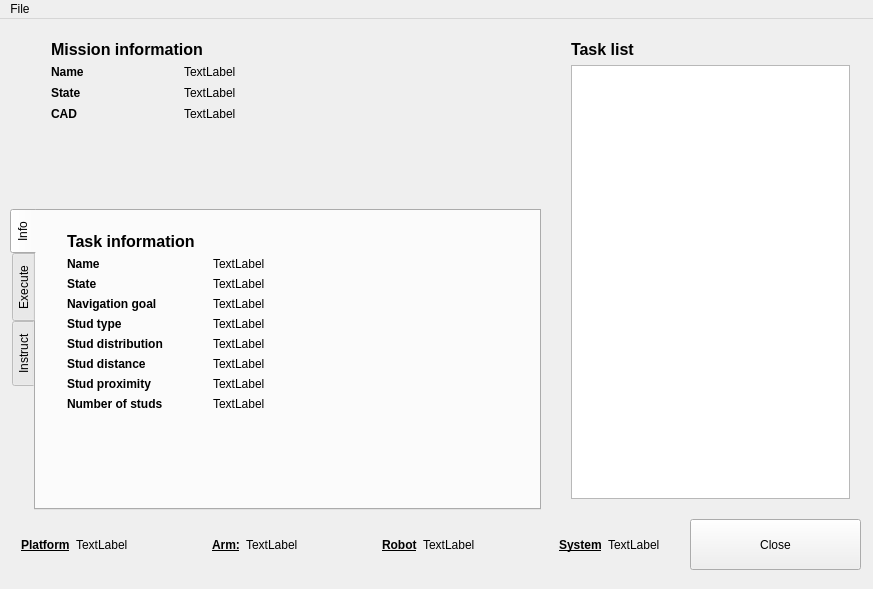
<?xml version="1.0" encoding="UTF-8"?>
<ui version="4.0">
 <class>MainWindow</class>
 <widget class="QMainWindow" name="MainWindow">
  <property name="geometry">
   <rect>
    <x>0</x>
    <y>0</y>
    <width>873</width>
    <height>589</height>
   </rect>
  </property>
  <property name="windowTitle">
   <string>MainWindow</string>
  </property>
  <widget class="QWidget" name="centralWidget">
   <widget class="QPushButton" name="closeButton">
    <property name="geometry">
     <rect>
      <x>690</x>
      <y>500</y>
      <width>171</width>
      <height>51</height>
     </rect>
    </property>
    <property name="text">
     <string>Close</string>
    </property>
   </widget>
   <widget class="QTabWidget" name="tabWidget">
    <property name="geometry">
     <rect>
      <x>10</x>
      <y>190</y>
      <width>531</width>
      <height>301</height>
     </rect>
    </property>
    <property name="tabPosition">
     <enum>QTabWidget::West</enum>
    </property>
    <property name="tabShape">
     <enum>QTabWidget::Rounded</enum>
    </property>
    <property name="currentIndex">
     <number>0</number>
    </property>
    <widget class="QWidget" name="infoTab">
     <attribute name="title">
      <string>Info</string>
     </attribute>
     <widget class="QWidget" name="verticalLayoutWidget_2">
      <property name="geometry">
       <rect>
        <x>20</x>
        <y>10</y>
        <width>461</width>
        <height>271</height>
       </rect>
      </property>
      <layout class="QVBoxLayout" name="verticalLayout_2">
       <item>
        <widget class="QLabel" name="label_2">
         <property name="sizePolicy">
          <sizepolicy hsizetype="Preferred" vsizetype="Fixed">
           <horstretch>0</horstretch>
           <verstretch>0</verstretch>
          </sizepolicy>
         </property>
         <property name="font">
          <font>
           <pointsize>12</pointsize>
           <weight>75</weight>
           <bold>true</bold>
          </font>
         </property>
         <property name="text">
          <string>Task information</string>
         </property>
        </widget>
       </item>
       <item>
        <layout class="QFormLayout" name="task_params_layout">
         <property name="rowWrapPolicy">
          <enum>QFormLayout::DontWrapRows</enum>
         </property>
         <property name="horizontalSpacing">
          <number>50</number>
         </property>
         <item row="0" column="0">
          <widget class="QLabel" name="label_5">
           <property name="font">
            <font>
             <weight>75</weight>
             <bold>true</bold>
            </font>
           </property>
           <property name="text">
            <string>Name</string>
           </property>
          </widget>
         </item>
         <item row="0" column="1">
          <widget class="QLabel" name="task_name_label">
           <property name="text">
            <string>TextLabel</string>
           </property>
          </widget>
         </item>
         <item row="3" column="0">
          <widget class="QLabel" name="label_8">
           <property name="font">
            <font>
             <weight>75</weight>
             <bold>true</bold>
            </font>
           </property>
           <property name="text">
            <string>Stud type</string>
           </property>
          </widget>
         </item>
         <item row="3" column="1">
          <widget class="QLabel" name="stud_type_label">
           <property name="text">
            <string>TextLabel</string>
           </property>
          </widget>
         </item>
         <item row="4" column="0">
          <widget class="QLabel" name="label_7">
           <property name="font">
            <font>
             <weight>75</weight>
             <bold>true</bold>
            </font>
           </property>
           <property name="text">
            <string>Stud distribution</string>
           </property>
          </widget>
         </item>
         <item row="4" column="1">
          <widget class="QLabel" name="stud_distribution_label">
           <property name="text">
            <string>TextLabel</string>
           </property>
          </widget>
         </item>
         <item row="5" column="0">
          <widget class="QLabel" name="label_9">
           <property name="font">
            <font>
             <weight>75</weight>
             <bold>true</bold>
            </font>
           </property>
           <property name="text">
            <string>Stud distance</string>
           </property>
          </widget>
         </item>
         <item row="5" column="1">
          <widget class="QLabel" name="stud_dist_label">
           <property name="text">
            <string>TextLabel</string>
           </property>
          </widget>
         </item>
         <item row="6" column="0">
          <widget class="QLabel" name="label_11">
           <property name="font">
            <font>
             <weight>75</weight>
             <bold>true</bold>
            </font>
           </property>
           <property name="text">
            <string>Stud proximity</string>
           </property>
          </widget>
         </item>
         <item row="6" column="1">
          <widget class="QLabel" name="stud_proximity_label">
           <property name="text">
            <string>TextLabel</string>
           </property>
          </widget>
         </item>
         <item row="7" column="0">
          <widget class="QLabel" name="label_10">
           <property name="font">
            <font>
             <weight>75</weight>
             <bold>true</bold>
            </font>
           </property>
           <property name="text">
            <string>Number of studs</string>
           </property>
          </widget>
         </item>
         <item row="7" column="1">
          <widget class="QLabel" name="number_of_studs_label">
           <property name="text">
            <string>TextLabel</string>
           </property>
          </widget>
         </item>
         <item row="2" column="0">
          <widget class="QLabel" name="label_12">
           <property name="font">
            <font>
             <weight>75</weight>
             <bold>true</bold>
            </font>
           </property>
           <property name="text">
            <string>Navigation goal</string>
           </property>
          </widget>
         </item>
         <item row="2" column="1">
          <widget class="QLabel" name="nav_goal_label">
           <property name="text">
            <string>TextLabel</string>
           </property>
          </widget>
         </item>
         <item row="1" column="0">
          <widget class="QLabel" name="label_14">
           <property name="font">
            <font>
             <weight>75</weight>
             <bold>true</bold>
            </font>
           </property>
           <property name="text">
            <string>State</string>
           </property>
          </widget>
         </item>
         <item row="1" column="1">
          <widget class="QLabel" name="task_state">
           <property name="text">
            <string>TextLabel</string>
           </property>
          </widget>
         </item>
        </layout>
       </item>
      </layout>
     </widget>
    </widget>
    <widget class="QWidget" name="execTab">
     <attribute name="title">
      <string>Execute</string>
     </attribute>
     <widget class="QWidget" name="verticalLayoutWidget_3">
      <property name="geometry">
       <rect>
        <x>20</x>
        <y>130</y>
        <width>131</width>
        <height>161</height>
       </rect>
      </property>
      <layout class="QVBoxLayout" name="verticalLayout_3">
       <item>
        <widget class="QPushButton" name="execStartButton">
         <property name="sizePolicy">
          <sizepolicy hsizetype="Minimum" vsizetype="Fixed">
           <horstretch>0</horstretch>
           <verstretch>0</verstretch>
          </sizepolicy>
         </property>
         <property name="minimumSize">
          <size>
           <width>100</width>
           <height>40</height>
          </size>
         </property>
         <property name="font">
          <font>
           <pointsize>9</pointsize>
          </font>
         </property>
         <property name="text">
          <string>Start</string>
         </property>
        </widget>
       </item>
       <item>
        <widget class="QPushButton" name="execPauseButton">
         <property name="minimumSize">
          <size>
           <width>0</width>
           <height>40</height>
          </size>
         </property>
         <property name="text">
          <string>Pause</string>
         </property>
        </widget>
       </item>
       <item>
        <widget class="QPushButton" name="execStopButton">
         <property name="minimumSize">
          <size>
           <width>0</width>
           <height>40</height>
          </size>
         </property>
         <property name="text">
          <string>Stop</string>
         </property>
        </widget>
       </item>
      </layout>
     </widget>
     <widget class="QWidget" name="verticalLayoutWidget_4">
      <property name="geometry">
       <rect>
        <x>330</x>
        <y>130</y>
        <width>131</width>
        <height>161</height>
       </rect>
      </property>
      <layout class="QVBoxLayout" name="verticalLayout_4">
       <item>
        <widget class="QPushButton" name="execRetryButton">
         <property name="minimumSize">
          <size>
           <width>0</width>
           <height>40</height>
          </size>
         </property>
         <property name="text">
          <string>Retry</string>
         </property>
        </widget>
       </item>
       <item>
        <widget class="QPushButton" name="execSkipTaskButton">
         <property name="minimumSize">
          <size>
           <width>0</width>
           <height>40</height>
          </size>
         </property>
         <property name="text">
          <string>Skip task</string>
         </property>
        </widget>
       </item>
       <item>
        <widget class="QPushButton" name="execSkipStudButton">
         <property name="minimumSize">
          <size>
           <width>0</width>
           <height>40</height>
          </size>
         </property>
         <property name="text">
          <string>Skip stud</string>
         </property>
        </widget>
       </item>
      </layout>
     </widget>
     <widget class="QWidget" name="formLayoutWidget">
      <property name="geometry">
       <rect>
        <x>10</x>
        <y>10</y>
        <width>471</width>
        <height>80</height>
       </rect>
      </property>
      <layout class="QFormLayout" name="formLayout_2">
       <property name="horizontalSpacing">
        <number>25</number>
       </property>
       <item row="0" column="0">
        <widget class="QLabel" name="label_15">
         <property name="font">
          <font>
           <weight>75</weight>
           <bold>true</bold>
          </font>
         </property>
         <property name="text">
          <string>Status</string>
         </property>
        </widget>
       </item>
       <item row="0" column="1">
        <widget class="QLabel" name="exec_status_label">
         <property name="text">
          <string>TextLabel</string>
         </property>
        </widget>
       </item>
       <item row="1" column="0">
        <widget class="QLabel" name="label_17">
         <property name="font">
          <font>
           <weight>75</weight>
           <bold>true</bold>
          </font>
         </property>
         <property name="text">
          <string>Description</string>
         </property>
        </widget>
       </item>
       <item row="1" column="1">
        <widget class="QLabel" name="exec_descrp_label">
         <property name="text">
          <string>TextLabel</string>
         </property>
        </widget>
       </item>
      </layout>
     </widget>
    </widget>
    <widget class="QWidget" name="instrTab">
     <attribute name="title">
      <string>Instruct</string>
     </attribute>
     <widget class="QWidget" name="formLayoutWidget_6">
      <property name="geometry">
       <rect>
        <x>10</x>
        <y>10</y>
        <width>471</width>
        <height>80</height>
       </rect>
      </property>
      <layout class="QFormLayout" name="formLayout_8">
       <property name="horizontalSpacing">
        <number>25</number>
       </property>
       <item row="0" column="0">
        <widget class="QLabel" name="label_16">
         <property name="font">
          <font>
           <weight>75</weight>
           <bold>true</bold>
          </font>
         </property>
         <property name="text">
          <string>Status</string>
         </property>
        </widget>
       </item>
       <item row="0" column="1">
        <widget class="QLabel" name="instr_status_label">
         <property name="text">
          <string>TextLabel</string>
         </property>
        </widget>
       </item>
       <item row="1" column="0">
        <widget class="QLabel" name="label_19">
         <property name="font">
          <font>
           <weight>75</weight>
           <bold>true</bold>
          </font>
         </property>
         <property name="text">
          <string>Description</string>
         </property>
        </widget>
       </item>
       <item row="1" column="1">
        <widget class="QLabel" name="instr_descrp_label">
         <property name="text">
          <string>TextLabel</string>
         </property>
        </widget>
       </item>
      </layout>
     </widget>
     <widget class="QWidget" name="verticalLayoutWidget_5">
      <property name="geometry">
       <rect>
        <x>20</x>
        <y>130</y>
        <width>131</width>
        <height>161</height>
       </rect>
      </property>
      <layout class="QVBoxLayout" name="verticalLayout_5">
       <item>
        <widget class="QPushButton" name="instrStartButton">
         <property name="sizePolicy">
          <sizepolicy hsizetype="Minimum" vsizetype="Fixed">
           <horstretch>0</horstretch>
           <verstretch>0</verstretch>
          </sizepolicy>
         </property>
         <property name="minimumSize">
          <size>
           <width>100</width>
           <height>40</height>
          </size>
         </property>
         <property name="font">
          <font>
           <pointsize>9</pointsize>
          </font>
         </property>
         <property name="text">
          <string>Start</string>
         </property>
        </widget>
       </item>
       <item>
        <widget class="QPushButton" name="instrPauseButton">
         <property name="minimumSize">
          <size>
           <width>0</width>
           <height>40</height>
          </size>
         </property>
         <property name="text">
          <string>Pause</string>
         </property>
        </widget>
       </item>
       <item>
        <widget class="QPushButton" name="instrStopButton">
         <property name="minimumSize">
          <size>
           <width>0</width>
           <height>40</height>
          </size>
         </property>
         <property name="text">
          <string>Stop</string>
         </property>
        </widget>
       </item>
      </layout>
     </widget>
     <widget class="QWidget" name="verticalLayoutWidget_7">
      <property name="geometry">
       <rect>
        <x>160</x>
        <y>160</y>
        <width>131</width>
        <height>101</height>
       </rect>
      </property>
      <layout class="QVBoxLayout" name="verticalLayout_7">
       <item>
        <widget class="QPushButton" name="instrRetryButton">
         <property name="minimumSize">
          <size>
           <width>0</width>
           <height>40</height>
          </size>
         </property>
         <property name="text">
          <string>Retry</string>
         </property>
        </widget>
       </item>
       <item>
        <widget class="QPushButton" name="instrSkipTaskButton">
         <property name="minimumSize">
          <size>
           <width>0</width>
           <height>40</height>
          </size>
         </property>
         <property name="text">
          <string>Skip task</string>
         </property>
        </widget>
       </item>
      </layout>
     </widget>
    </widget>
   </widget>
   <widget class="QWidget" name="verticalLayoutWidget_6">
    <property name="geometry">
     <rect>
      <x>40</x>
      <y>10</y>
      <width>501</width>
      <height>103</height>
     </rect>
    </property>
    <layout class="QVBoxLayout" name="verticalLayout_6">
     <item>
      <widget class="QLabel" name="label_3">
       <property name="sizePolicy">
        <sizepolicy hsizetype="Preferred" vsizetype="Fixed">
         <horstretch>0</horstretch>
         <verstretch>0</verstretch>
        </sizepolicy>
       </property>
       <property name="font">
        <font>
         <pointsize>12</pointsize>
         <weight>75</weight>
         <bold>true</bold>
        </font>
       </property>
       <property name="text">
        <string>Mission information</string>
       </property>
      </widget>
     </item>
     <item>
      <layout class="QFormLayout" name="formLayout">
       <property name="fieldGrowthPolicy">
        <enum>QFormLayout::AllNonFixedFieldsGrow</enum>
       </property>
       <property name="horizontalSpacing">
        <number>100</number>
       </property>
       <property name="verticalSpacing">
        <number>7</number>
       </property>
       <item row="0" column="0">
        <widget class="QLabel" name="label_4">
         <property name="font">
          <font>
           <weight>75</weight>
           <bold>true</bold>
          </font>
         </property>
         <property name="text">
          <string>Name</string>
         </property>
        </widget>
       </item>
       <item row="0" column="1">
        <widget class="QLabel" name="mission_name">
         <property name="text">
          <string>TextLabel</string>
         </property>
        </widget>
       </item>
       <item row="1" column="0">
        <widget class="QLabel" name="label_13">
         <property name="font">
          <font>
           <weight>75</weight>
           <bold>true</bold>
          </font>
         </property>
         <property name="text">
          <string>State</string>
         </property>
        </widget>
       </item>
       <item row="1" column="1">
        <widget class="QLabel" name="mission_state">
         <property name="text">
          <string>TextLabel</string>
         </property>
        </widget>
       </item>
       <item row="2" column="0">
        <widget class="QLabel" name="label_6">
         <property name="font">
          <font>
           <weight>75</weight>
           <bold>true</bold>
           <underline>false</underline>
          </font>
         </property>
         <property name="text">
          <string>CAD</string>
         </property>
        </widget>
       </item>
       <item row="2" column="1">
        <widget class="QLabel" name="cad_ref">
         <property name="text">
          <string>TextLabel</string>
         </property>
        </widget>
       </item>
      </layout>
     </item>
    </layout>
   </widget>
   <widget class="QWidget" name="verticalLayoutWidget">
    <property name="geometry">
     <rect>
      <x>560</x>
      <y>10</y>
      <width>301</width>
      <height>481</height>
     </rect>
    </property>
    <layout class="QVBoxLayout" name="verticalLayout">
     <item>
      <widget class="QLabel" name="label">
       <property name="font">
        <font>
         <pointsize>12</pointsize>
         <weight>75</weight>
         <bold>true</bold>
        </font>
       </property>
       <property name="text">
        <string>Task list </string>
       </property>
      </widget>
     </item>
     <item>
      <widget class="QListView" name="taskList"/>
     </item>
    </layout>
   </widget>
   <widget class="QWidget" name="horizontalLayoutWidget">
    <property name="geometry">
     <rect>
      <x>10</x>
      <y>500</y>
      <width>661</width>
      <height>51</height>
     </rect>
    </property>
    <layout class="QHBoxLayout" name="horizontalLayout">
     <item>
      <layout class="QFormLayout" name="formLayout_4">
       <property name="fieldGrowthPolicy">
        <enum>QFormLayout::AllNonFixedFieldsGrow</enum>
       </property>
       <property name="formAlignment">
        <set>Qt::AlignLeading|Qt::AlignLeft|Qt::AlignVCenter</set>
       </property>
       <item row="0" column="0">
        <widget class="QLabel" name="label_18">
         <property name="font">
          <font>
           <weight>75</weight>
           <bold>true</bold>
           <underline>true</underline>
          </font>
         </property>
         <property name="text">
          <string>Platform</string>
         </property>
        </widget>
       </item>
       <item row="0" column="1">
        <widget class="QLabel" name="platform_state_label">
         <property name="text">
          <string>TextLabel</string>
         </property>
        </widget>
       </item>
      </layout>
     </item>
     <item>
      <spacer name="horizontalSpacer">
       <property name="orientation">
        <enum>Qt::Horizontal</enum>
       </property>
       <property name="sizeHint" stdset="0">
        <size>
         <width>40</width>
         <height>20</height>
        </size>
       </property>
      </spacer>
     </item>
     <item>
      <layout class="QFormLayout" name="formLayout_5">
       <property name="fieldGrowthPolicy">
        <enum>QFormLayout::AllNonFixedFieldsGrow</enum>
       </property>
       <property name="formAlignment">
        <set>Qt::AlignLeading|Qt::AlignLeft|Qt::AlignVCenter</set>
       </property>
       <item row="0" column="0">
        <widget class="QLabel" name="label_20">
         <property name="font">
          <font>
           <weight>75</weight>
           <bold>true</bold>
           <underline>true</underline>
          </font>
         </property>
         <property name="text">
          <string>Arm:</string>
         </property>
        </widget>
       </item>
       <item row="0" column="1">
        <widget class="QLabel" name="arm_state_label">
         <property name="text">
          <string>TextLabel</string>
         </property>
        </widget>
       </item>
      </layout>
     </item>
     <item>
      <spacer name="horizontalSpacer_2">
       <property name="orientation">
        <enum>Qt::Horizontal</enum>
       </property>
       <property name="sizeHint" stdset="0">
        <size>
         <width>40</width>
         <height>20</height>
        </size>
       </property>
      </spacer>
     </item>
     <item>
      <layout class="QFormLayout" name="formLayout_6">
       <property name="fieldGrowthPolicy">
        <enum>QFormLayout::AllNonFixedFieldsGrow</enum>
       </property>
       <property name="formAlignment">
        <set>Qt::AlignLeading|Qt::AlignLeft|Qt::AlignVCenter</set>
       </property>
       <item row="0" column="0">
        <widget class="QLabel" name="label_22">
         <property name="font">
          <font>
           <weight>75</weight>
           <bold>true</bold>
           <underline>true</underline>
          </font>
         </property>
         <property name="text">
          <string>Robot</string>
         </property>
        </widget>
       </item>
       <item row="0" column="1">
        <widget class="QLabel" name="robot_state_label">
         <property name="text">
          <string>TextLabel</string>
         </property>
        </widget>
       </item>
      </layout>
     </item>
     <item>
      <spacer name="horizontalSpacer_3">
       <property name="orientation">
        <enum>Qt::Horizontal</enum>
       </property>
       <property name="sizeHint" stdset="0">
        <size>
         <width>40</width>
         <height>20</height>
        </size>
       </property>
      </spacer>
     </item>
     <item>
      <layout class="QFormLayout" name="formLayout_7">
       <property name="fieldGrowthPolicy">
        <enum>QFormLayout::AllNonFixedFieldsGrow</enum>
       </property>
       <property name="formAlignment">
        <set>Qt::AlignLeading|Qt::AlignLeft|Qt::AlignVCenter</set>
       </property>
       <item row="0" column="0">
        <widget class="QLabel" name="label_24">
         <property name="font">
          <font>
           <weight>75</weight>
           <bold>true</bold>
           <underline>true</underline>
          </font>
         </property>
         <property name="text">
          <string>System</string>
         </property>
        </widget>
       </item>
       <item row="0" column="1">
        <widget class="QLabel" name="system_state_label">
         <property name="text">
          <string>TextLabel</string>
         </property>
        </widget>
       </item>
      </layout>
     </item>
    </layout>
   </widget>
   <zorder>closeButton</zorder>
   <zorder>tabWidget</zorder>
   <zorder>verticalLayoutWidget_6</zorder>
   <zorder>verticalLayoutWidget</zorder>
   <zorder>horizontalLayoutWidget</zorder>
   <zorder>platform_state_label</zorder>
  </widget>
  <widget class="QMenuBar" name="menuBar">
   <property name="enabled">
    <bool>true</bool>
   </property>
   <property name="geometry">
    <rect>
     <x>0</x>
     <y>0</y>
     <width>873</width>
     <height>23</height>
    </rect>
   </property>
   <widget class="QMenu" name="menuFile">
    <property name="title">
     <string>File</string>
    </property>
    <addaction name="separator"/>
    <addaction name="actionNew"/>
    <addaction name="actionLoad"/>
    <addaction name="actionSave"/>
    <addaction name="actionSave_As"/>
    <addaction name="separator"/>
    <addaction name="actionClose"/>
   </widget>
   <addaction name="menuFile"/>
  </widget>
  <action name="actionClose">
   <property name="text">
    <string>Close</string>
   </property>
   <property name="toolTip">
    <string extracomment="Closes the Device Handler">Close</string>
   </property>
   <property name="whatsThis">
    <string>Close</string>
   </property>
   <property name="autoRepeat">
    <bool>true</bool>
   </property>
  </action>
  <action name="actionNew">
   <property name="text">
    <string>New</string>
   </property>
  </action>
  <action name="actionSave">
   <property name="text">
    <string>Save</string>
   </property>
  </action>
  <action name="actionLoad">
   <property name="text">
    <string>Load</string>
   </property>
  </action>
  <action name="actionSave_As">
   <property name="text">
    <string>Save As</string>
   </property>
  </action>
 </widget>
 <layoutdefault spacing="6" margin="11"/>
 <resources/>
 <connections/>
</ui>
